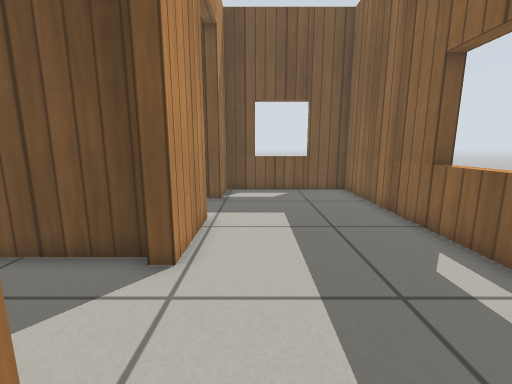
[1] (above)

16 first-person views from a walk through a Gazebo world. The camera is 0.64 m above the floor, tilts 10° down and sees 90° across. The floor is counted in squares, 0.25 m on a side. Each view is taken from the middle of a square. On the plan, view 1 faces up. The plan holds only what a view shows up to about 18 squares ahead; the rest is blank. Gazebo's built-in surfaces are drawn with simple patterns.

[2]
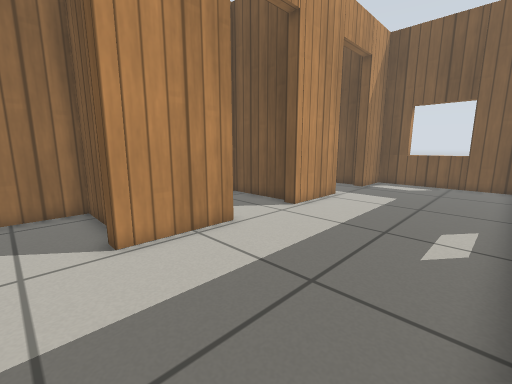

[3]
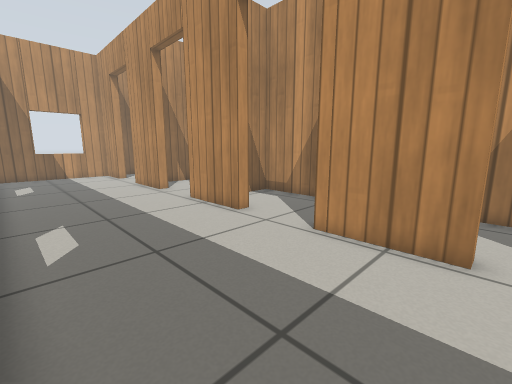

[4]
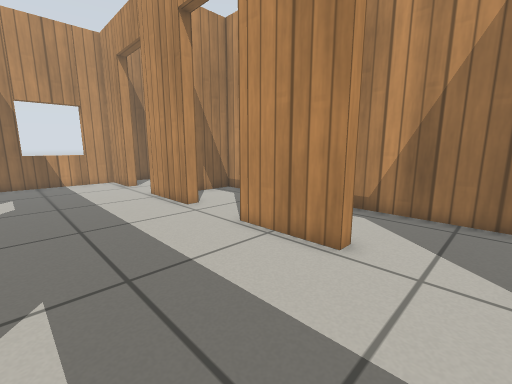

[5]
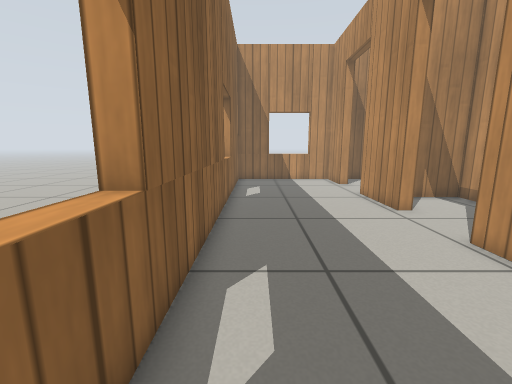

[6]
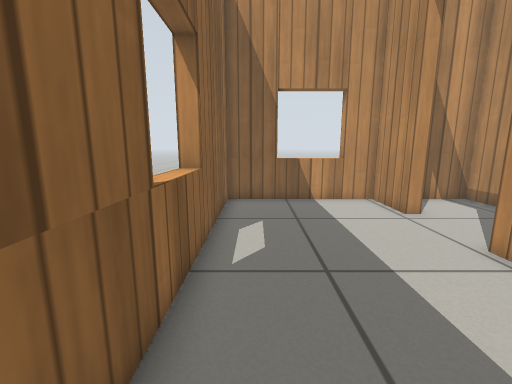

[7]
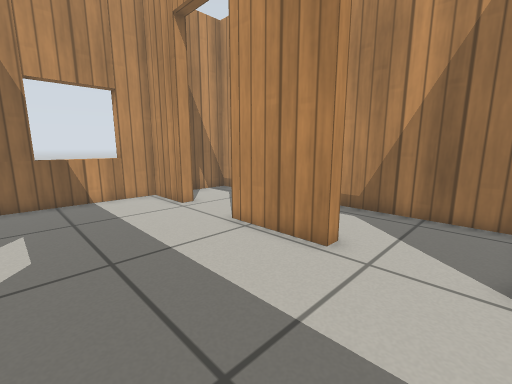

[8]
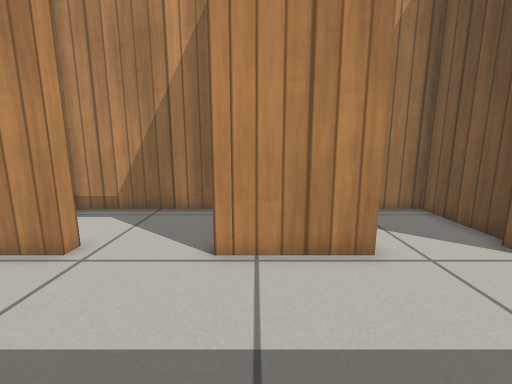

[9]
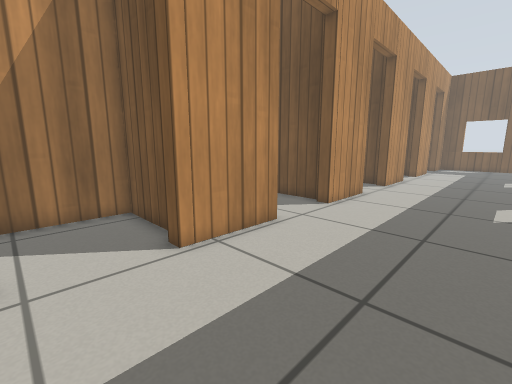

[10]
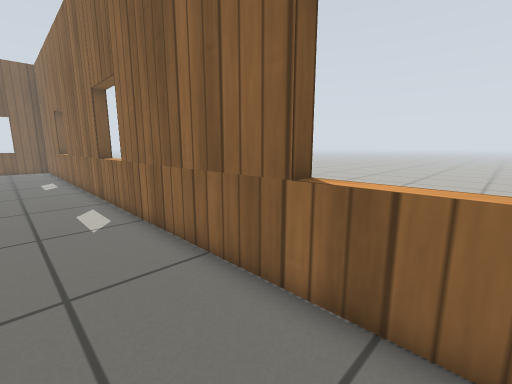

[11]
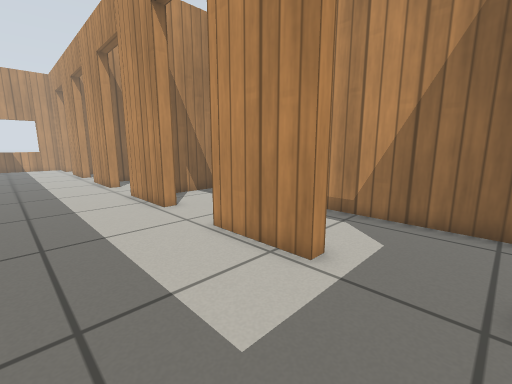

[12]
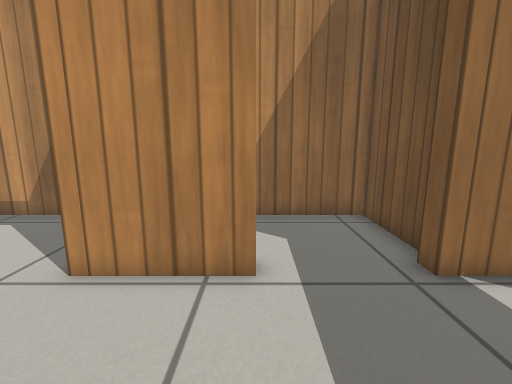

[13]
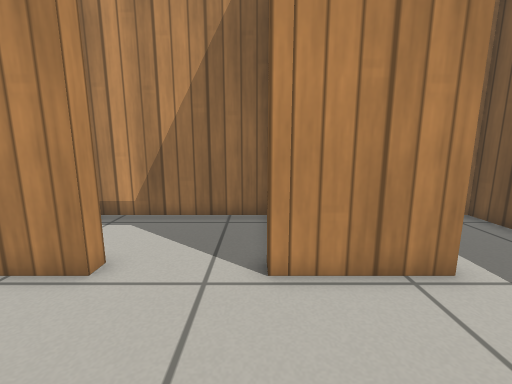

[14]
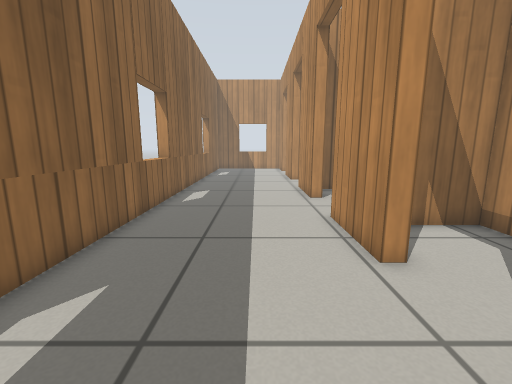

[15]
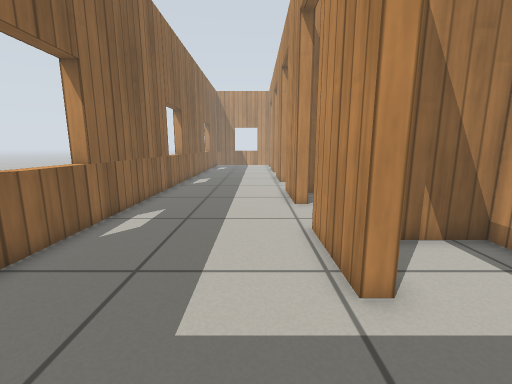

[16]
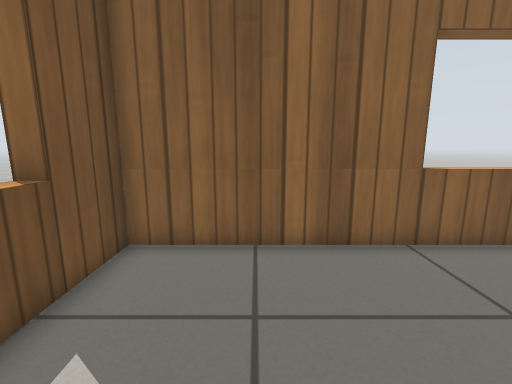

### Floor plan
Ten units are one square. View 1 is at (0, 0); x grows to the right and y downward. Boxes are objects, and circles mark ways between rooms. Rooms are numbered by the first view taken in them; rooms with no view inside come last. Other rooms are left out.
<svg viewBox="-69 -159 134 398">
<path fill="none" stroke="#000" d="M54 62 60 62M60 30 54 30M-18 58 -18 95M-18 -16 -18 22M54 -46 60 -46M-18 132 -18 170M60 144 54 144M60 -78 54 -78M-18 -90 -18 -52M52 176 60 176M-18 206 -18 234 54 234 54 -154 -18 -154 -18 -126M-33 166 -64 166 -64 234 -40 234M-25 -56 -64 -56 -64 12 -29 12M-24 -130 -64 -130 -64 -62 -40 -62M-25 91 -64 91 -64 160 -41 160M-25 18 -64 18 -64 86 -30 86"/>
<circle cx="-20" cy="185" r="3" fill="#2a7"/>
<circle cx="-20" cy="-35" r="3" fill="#2a7"/>
<circle cx="-20" cy="-105" r="3" fill="#2a7"/>
<circle cx="-20" cy="115" r="3" fill="#2a7"/>
<circle cx="-20" cy="40" r="3" fill="#2a7"/>
<text x="20" y="40">1</text>
<text x="-50" y="200">2</text>
<text x="-50" y="-30">3</text>
<text x="-50" y="-100">4</text>
<text x="-50" y="120">5</text>
<text x="-50" y="50">6</text>
</svg>
Room 1 opens to room 2. Room 1 opens to room 3. Room 1 opens to room 4. Room 1 opens to room 5. Room 1 opens to room 6.

Where each view was taken, in squares from view 1:
view 1: 0 up, 0 right, facing up
view 2: 4 down, 5 right, facing up-left
view 3: 2 up, 5 right, facing down-left
view 4: 3 down, 4 right, facing down-left
view 5: 3 down, 4 right, facing down
view 6: 11 down, 4 right, facing down
view 7: 10 down, 4 right, facing down-left
view 8: 16 down, 4 right, facing left
view 9: 20 down, 4 right, facing up-left
view 10: 17 down, 2 right, facing up-right
view 11: 12 up, 3 right, facing down-left
view 12: 9 up, 3 right, facing left
view 13: 5 up, 3 right, facing left
view 14: 7 up, 1 right, facing down
view 15: 13 up, 0 right, facing down
view 16: 12 up, 1 left, facing right
